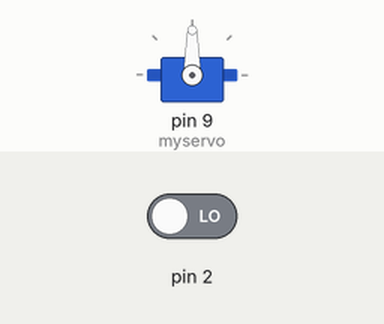
This sketch was run on a simulated Arduino Uno, built with avr-gcc and run on an emulated ATmega328P. On the bench: servo. Inputs (shaded band) come from the test bench; at power-on: pin 2 LOW.

Above: at 1.2 s.
1.3 s: pin 2 driven HIGH
At 1.45 s:
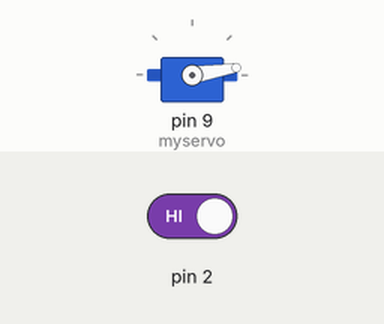
At 5.2 s:
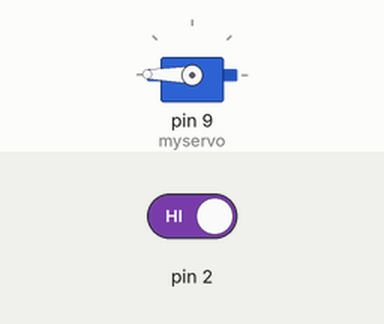
Timing chart, 0 to 6.7 s (numbered marks = the images above; inputs shaded):
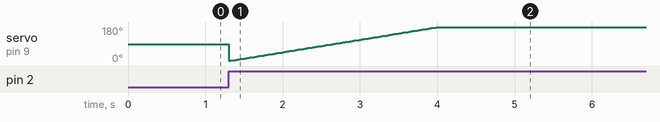

The sketch:

button_servo2.ino
```cpp
#include <Servo.h>

Servo myservo;  // create servo object to control a servo
                // a maximum of eight servo objects can be created

int pos = 0;    // variable to store the servo position

void setup()
{
  myservo.attach(9);  // attaches the servo on pin 9 to the servo object
  pinMode(2,INPUT);
}
 int appuie = 0;
 int temp = 0;

void loop()
{
  appuie = digitalRead(2);

  if(appuie == HIGH)
  {
    temp = temp + 1;

            if(temp % 2 == 0 && pos < 179)
                {
                  pos = pos + 1;
                  myservo.write(pos);
                  delay(15);


                }


  }
   if(appuie == LOW)
  {


  }


}
```
